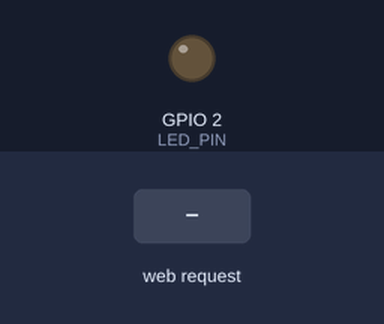
The sketch below on a simulated ESP32. On the bench: output pins drawn as LEDs (lit = HIGH). Inputs (shaded band) come from the test bench. WiFi joins after 1.5 s; servers stay silent unless stated; what the sketch prints to the serial monitor is not drawn.

Above: at 2.7 s.
2.8 s: HTTP request GET /start received
At 3.6 s:
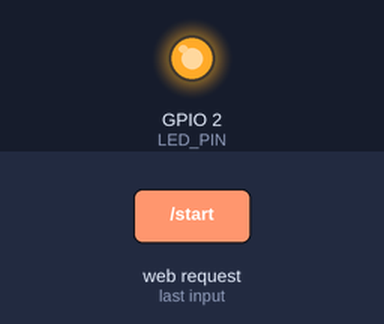
4.3 s: HTTP request GET /stop received
At 4.8 s:
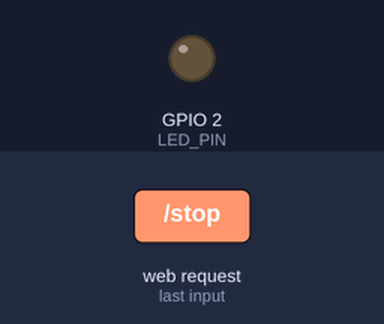
Timing chart, 0 to 7.3 s (numbered marks = the images above; inputs shaded):
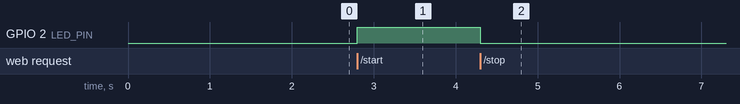

Measured:
- after the input at 2.8 s, GPIO 2 (LED_PIN): LOW → HIGH at once
- after the input at 4.3 s, GPIO 2 (LED_PIN): HIGH → LOW at once

The sketch:

projeto1.ino
```cpp
#include <WiFi.h>
#include <WebServer.h>

const char* ssid = "SEU_WIFI";
const char* password = "SUA_SENHA";

WebServer server(80);

const int LED_PIN = 2;
const int LDR_PIN = 34;  // Um pino analógico do ESP32 (ex: GPIO34)

bool ledLigado = false;

void setup() {
  Serial.begin(115200);
  pinMode(LED_PIN, OUTPUT);
  digitalWrite(LED_PIN, LOW);

  WiFi.begin(ssid, password);
  Serial.print("Conectando ao Wi-Fi");
  while (WiFi.status() != WL_CONNECTED) {
    delay(500);
    Serial.print(".");
  }

  Serial.println("\nWi-Fi conectado. IP: " + WiFi.localIP().toString());

  // Liga LED
  server.on("/start", HTTP_GET, []() {
    digitalWrite(LED_PIN, HIGH);
    ledLigado = true;
    server.send(200, "text/plain", "LED ligado");
  });

  // Desliga LED
  server.on("/stop", HTTP_GET, []() {
    digitalWrite(LED_PIN, LOW);
    ledLigado = false;
    server.send(200, "text/plain", "LED desligado");
  });

  // Status do sensor de luz
  server.on("/status", HTTP_GET, []() {
    if (!ledLigado) {
      server.send(200, "text/plain", "Inativo");
      return;
    }

    int leitura = analogRead(LDR_PIN);
    Serial.println("LDR: " + String(leitura));

    String status = (leitura < 1500) ? "Tampado" : "Aberto";
    server.send(200, "text/plain", status);
  });

  server.begin();
  Serial.println("Servidor iniciado.");
}

void loop() {
  server.handleClient();
}
```
